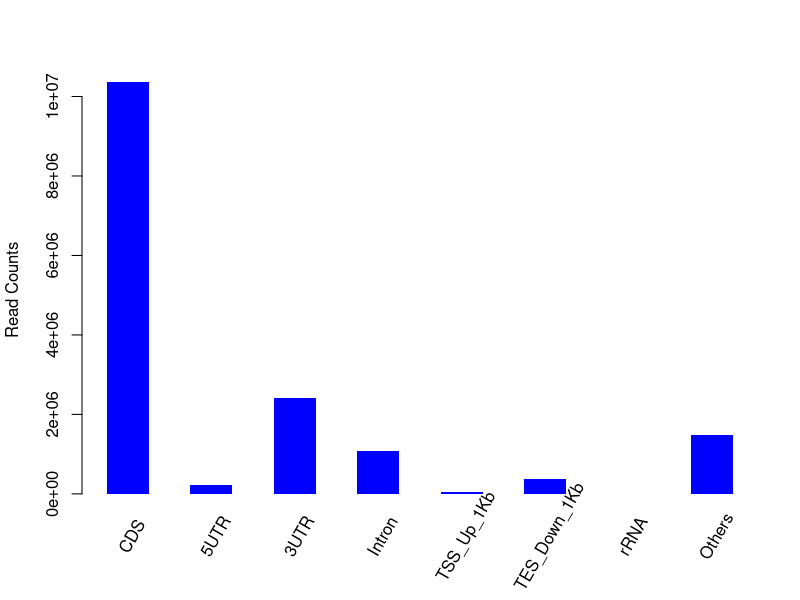

Reproduce this figure in R.
png("/rds/user/is460/hpc-work/muscle-rnaseq/ezbamqc/output/figs/srpk3_hom_ttnb_wt_4.read_distr.png",width=500,height=500,units="px")
M=c(10364733,235035,2402193,1082987,53565,377841,1686,1485536)
Mname=c("CDS","5UTR","3UTR","Intron","TSS_Up_1Kb","TES_Down_1Kb","rRNA","Others")
val = barplot(M,xlab="",space=1,ylab="Read Counts",col="blue",border="NA")
text(x=seq(val[1],val[8],by=2),y=rep(0,8),srt=60,adj=0,offset=2,pos=1,xpd=T,labels=Mname)
dev.state = dev.off()
